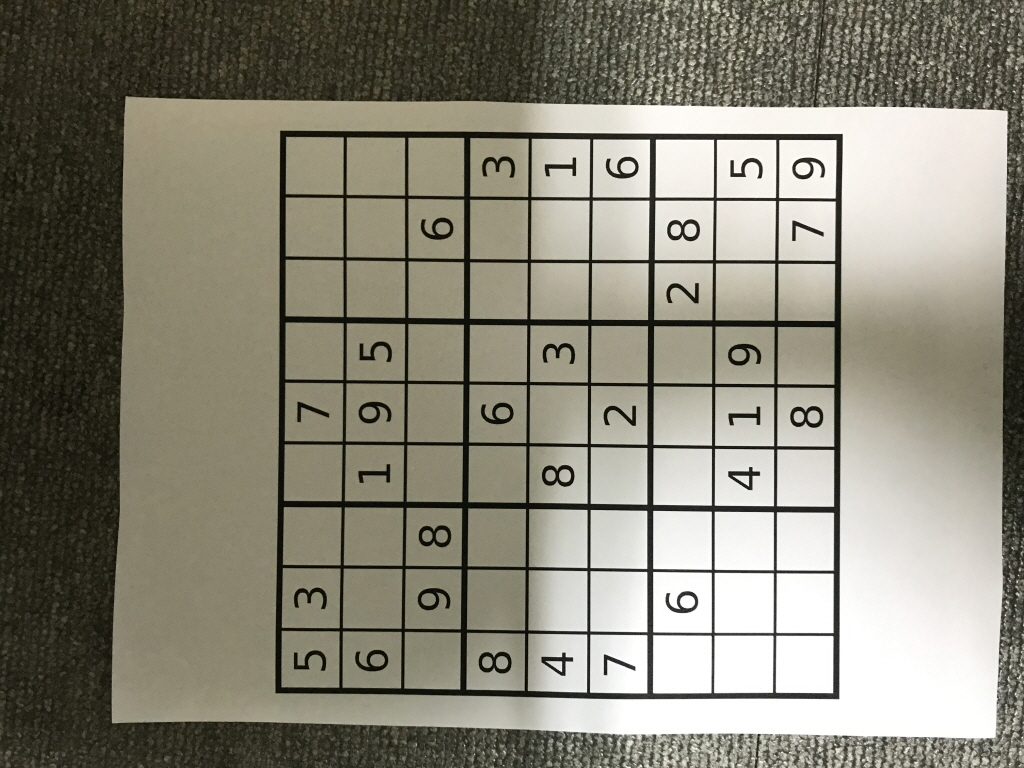
#> input picture sIMG_2168.jpg, 1024 x 768 px
$ jupyter execute --allow-errors chap146.ipynb   (older library calls are emulated)
#> lines starting #> are read from the running program, lines starting #| are printed output that depends on the picture; after the words box and inside, x2 and y2 are one past the last pixel; in counts of white or black regions, pixels touching at a corner belong together
#### Chap 1.4.6 Image Gradients

[cell 1]
import cv2
import numpy as np
from matplotlib import pyplot as plt

[cell 2]
img = cv2.imread('sIMG_2168.jpg',0)
#> img: shape (768, 1024); min 2, max 255, mean 133.4

[cell 3]
laplacian = cv2.Laplacian(img,cv2.CV_64F)
sobelx = cv2.Sobel(img,cv2.CV_64F,1,0,ksize=5)
sobely = cv2.Sobel(img,cv2.CV_64F,0,1,ksize=5)
plt.subplot(2,2,1),plt.imshow(img,cmap = 'gray')
plt.title('Original'), plt.xticks([]), plt.yticks([])
plt.subplot(2,2,2),plt.imshow(laplacian,cmap = 'gray')
plt.title('Laplacian'), plt.xticks([]), plt.yticks([])
plt.subplot(2,2,3),plt.imshow(sobelx,cmap = 'gray')
plt.title('Sobel X'), plt.xticks([]), plt.yticks([])
plt.subplot(2,2,4),plt.imshow(sobely,cmap = 'gray')
plt.title('Sobel Y'), plt.xticks([]), plt.yticks([])
plt.show()

#### Sobel

[cell 4]
img = cv2.imread('sIMG_2168.jpg',0)
 # Output dtype = cv2.CV_8U
sobelx8u = cv2.Sobel(img,cv2.CV_8U,1,0,ksize=5)
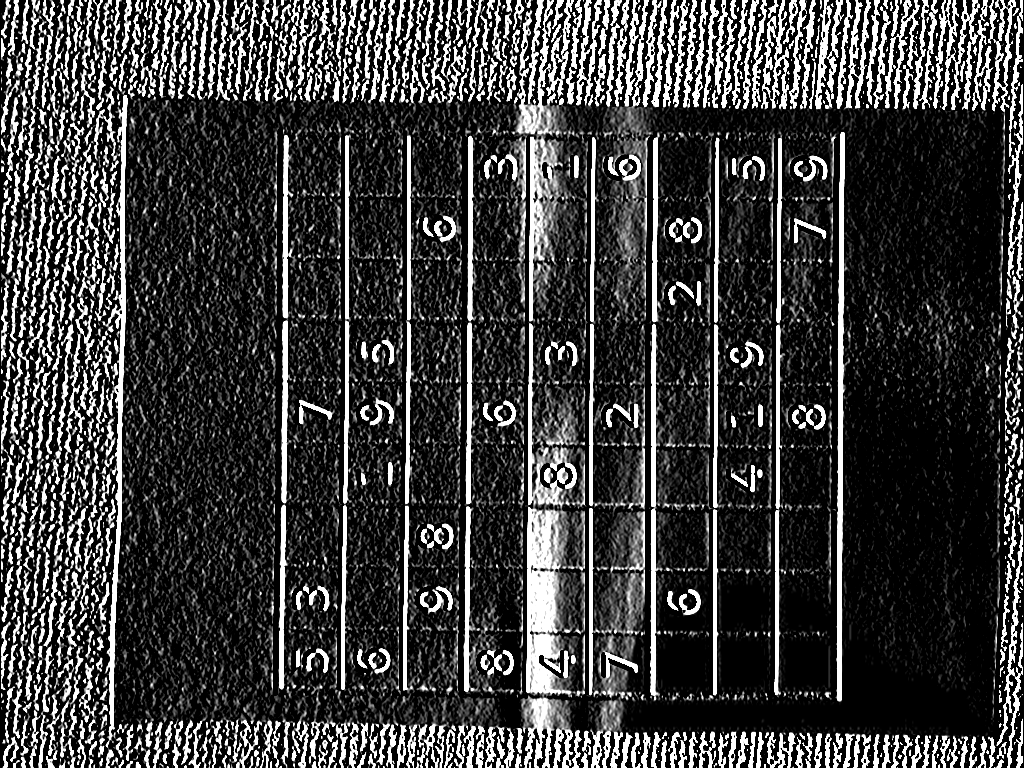
#> sobelx8u: shape (768, 1024); min 0, max 255, mean 61
 # Output dtype = cv2.CV_64F. Then take its absolute and convert to cv2.CV_8U
sobelx64f = cv2.Sobel(img,cv2.CV_64F,1,0,ksize=5)
abs_sobel64f = np.absolute(sobelx64f)
sobel_8u = np.uint8(abs_sobel64f)
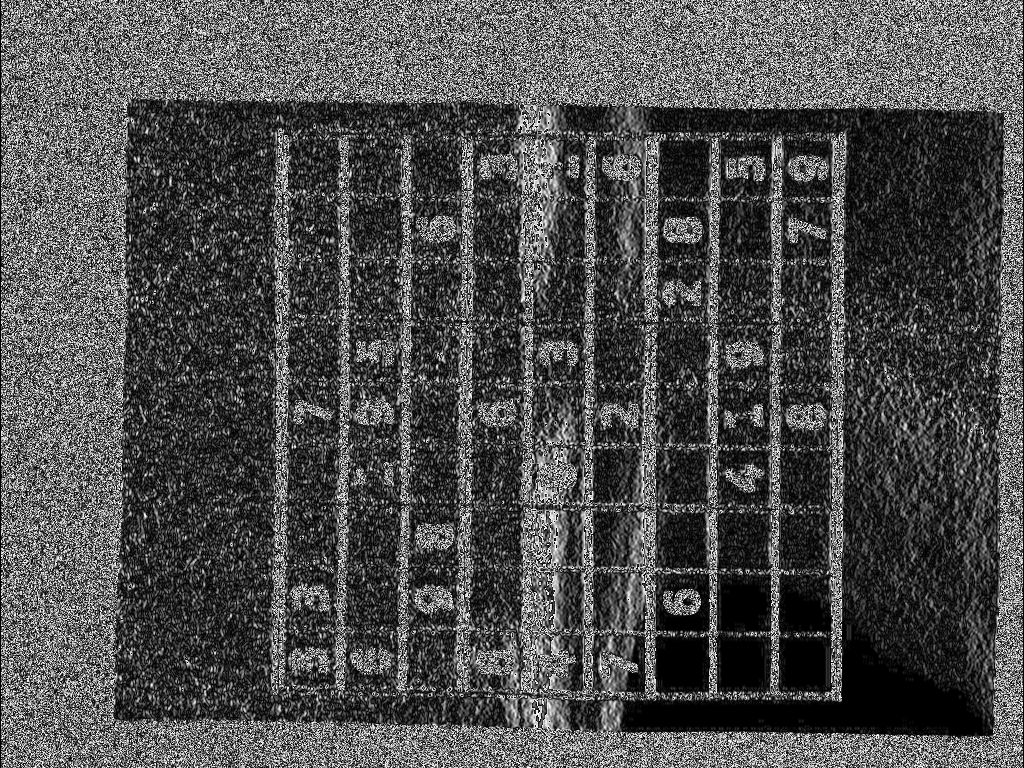
#> sobel_8u: shape (768, 1024); min 0, max 255, mean 77.7
plt.subplot(1,3,1),plt.imshow(img,cmap = 'gray')
plt.title('Original'), plt.xticks([]), plt.yticks([])
plt.subplot(1,3,2),plt.imshow(sobelx8u,cmap = 'gray')
plt.title('Sobel CV_8U'), plt.xticks([]), plt.yticks([])
plt.subplot(1,3,3),plt.imshow(sobel_8u,cmap = 'gray')
plt.title('Sobel abs(CV_64F)'), plt.xticks([]), plt.yticks([])
plt.show()

#### Cany Edge

[cell 5]
img = cv2.imread('sIMG_2177.jpg',0)
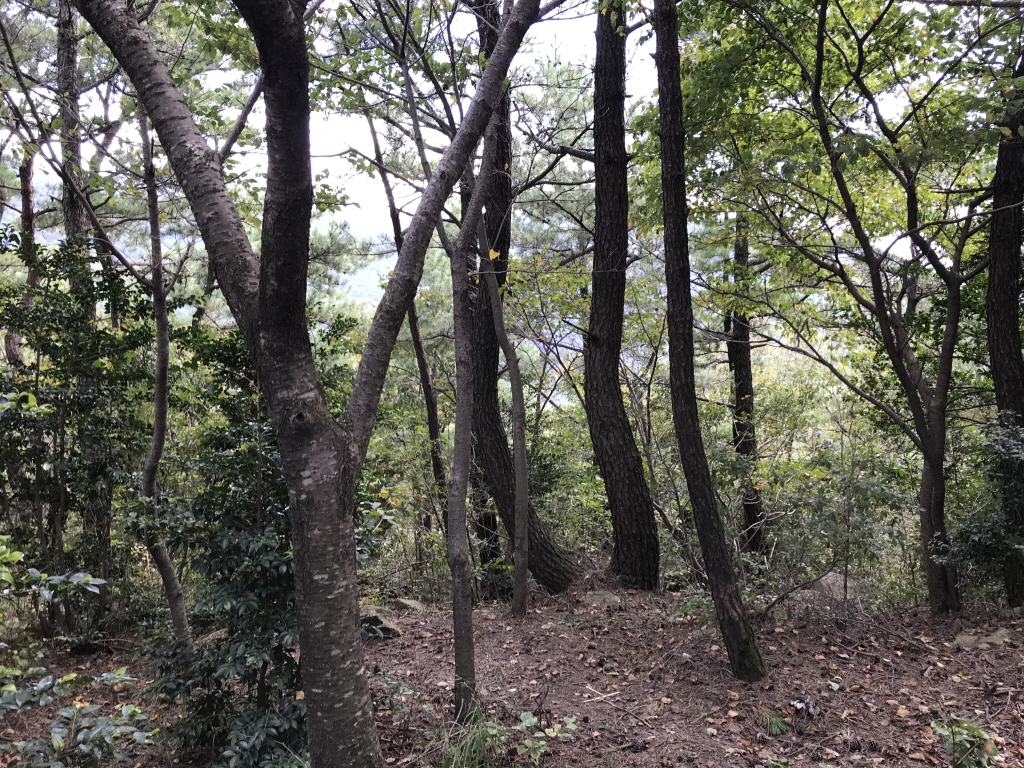
#> input picture sIMG_2177.jpg, 1024 x 768 px
#> img: shape (768, 1024); min 2, max 255, mean 95.4
edges = cv2.Canny(img,200,400)
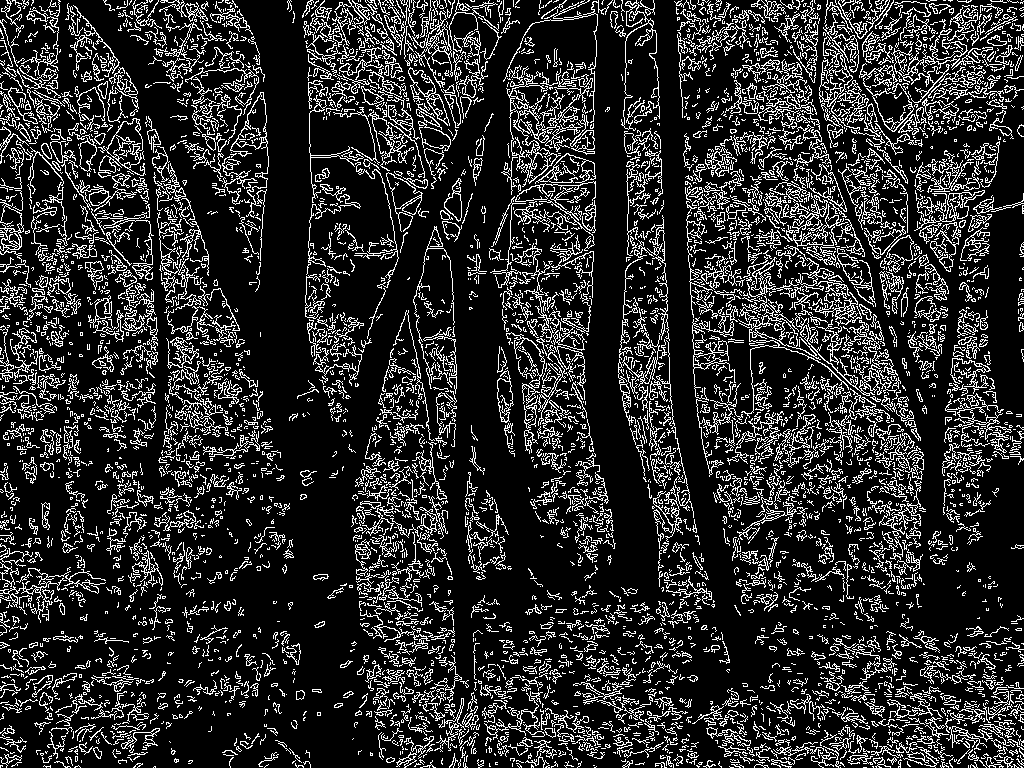
#> edges: shape (768, 1024); 17.2% white in thin lines or dots
#edge를 많이 남기게 하려면 minimum val 낮춘다(img다음매개변수)
#
plt.subplot(121),plt.imshow(img,cmap = 'gray')
plt.title('Original Image'), plt.xticks([]), plt.yticks([])
plt.subplot(122),plt.imshow(edges,cmap = 'gray')
plt.title('Edge Image'), plt.xticks([]), plt.yticks([])
plt.show()

[cell 6]
img = cv2.imread('20241028_122920.png',0)
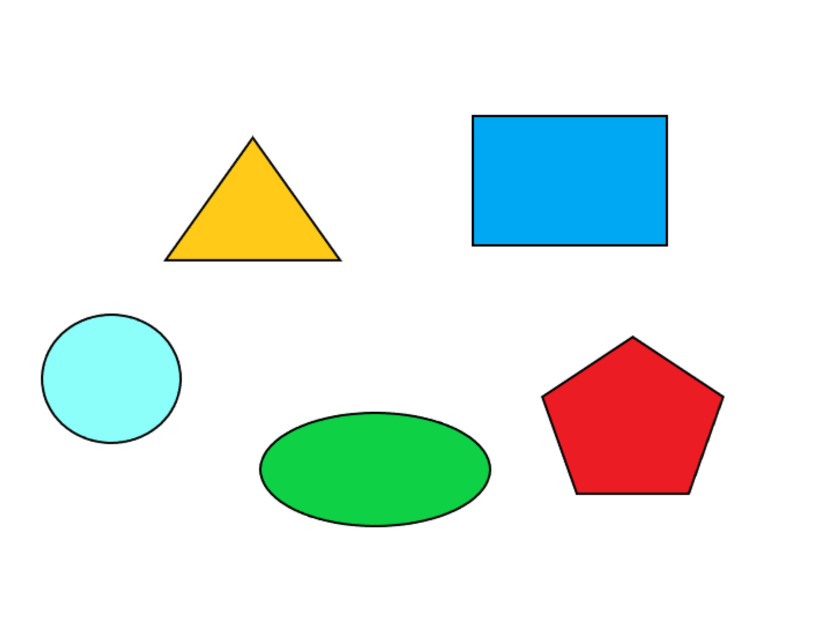
#> input picture 20241028_122920.png, 1631 x 1266 px (shown at 1/2 size)
#> img: shape (1266, 1631); min 0, max 255, mean 233.2
edges = cv2.Canny(img,50,400)
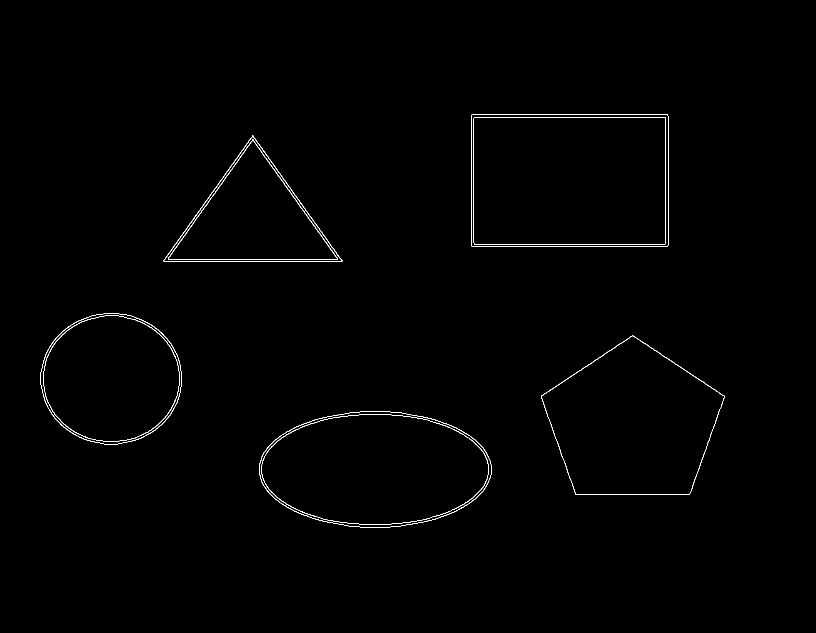
#> edges: shape (1266, 1631) (shown at 1/2 size); 0.53% white in thin lines or dots, all inside (x1, y1, x2, y2) = (81, 229, 1450, 1055)
#edge를 많이 남기게 하려면 minimum val 낮춘다(img다음매개변수)
#
plt.subplot(121),plt.imshow(img,cmap = 'gray')
plt.title('Original Image'), plt.xticks([]), plt.yticks([])
plt.subplot(122),plt.imshow(edges,cmap = 'gray')
plt.title('Edge Image'), plt.xticks([]), plt.yticks([])
plt.show()
